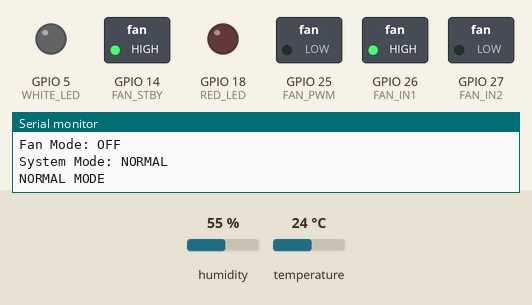
This sketch was run on a simulated ESP32. Shown: switched loads named in the sketch (green lamp = pin HIGH), output pins drawn as LEDs (lit = HIGH), the last lines printed to the serial monitor. The test bench sets the inputs (shaded band); at power-on: temperature 24 °C, humidity 55 %. WiFi joins after 1.5 s; servers stay silent unless stated.

Above: at 3.0 s.
3.1 s: temperature set to 33 °C
5.4 s: temperature set to 36 °C
At 6.9 s:
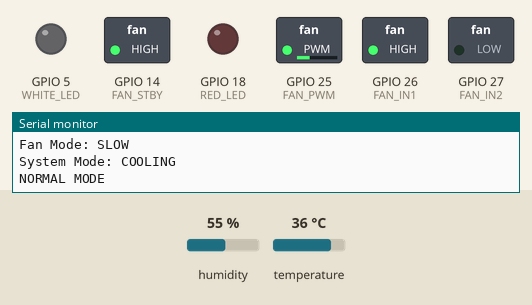
7.9 s: temperature set to 38 °C
9.7 s: temperature set to 41 °C
At 11.2 s:
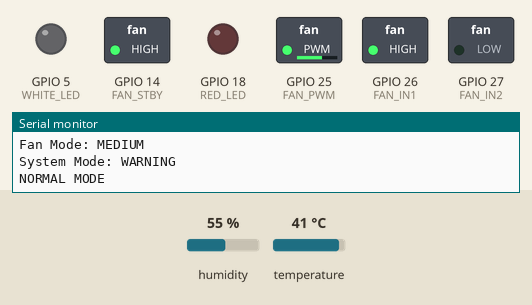
12.2 s: temperature set to 39 °C
At 13.3 s:
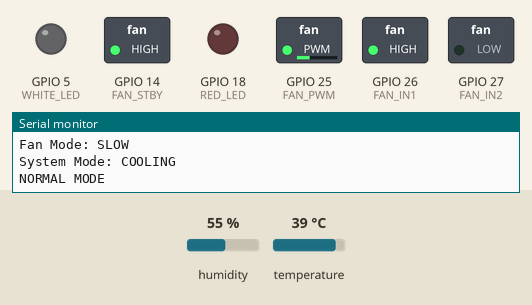
Timing chart, 0 to 15.2 s (numbered marks = the images above; inputs shaded):
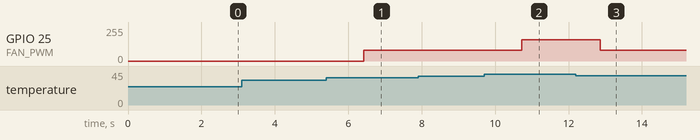

The sketch:

AI_Smart_Environment_Monitoring_System.ino
```cpp
/**
ON/OFF Motor Fan as temperature moves up and down.

| TB6612FNG | ESP32   |
| --------- | ------- |
| PWMA      | GPIO 25 |
| AIN1      | GPIO 26 |
| AIN2      | GPIO 27 |
| STBY      | GPIO 14 |
| VCC       | 3.3V    |
| GND       | GND     |

| TB6612FNG | Motor        |
| --------- | ------------ |
| A01       | Motor wire 1 |
| A02       | Motor wire 2 |

| TB6612FNG | Connection              |
| --------- | ----------------------- |
| VM        | External 9V battery +   |
| GND       | Battery - AND ESP32 GND |

| Temperature | Motor Speed        |
| ----------- | ------------------ |
| <35°C       | OFF                |
| 35–40°C     | Slow               |
| 40–45°C     | Medium             |
| >45°C       | Full Speed + Alarm |
*/

#define BLYNK_TEMPLATE_ID "TMPL33caWwBPm"
#define BLYNK_TEMPLATE_NAME "AI SMART ENVIRONMENT MONITORING SYSTEM"
#define BLYNK_AUTH_TOKEN "DcK3m_QWqS5KCupZ1gxZHhXbOn7mQ4V-"

#include <DHT.h>
#include <WiFi.h>
#include <BlynkSimpleEsp32.h>

enum class FanMode {
  Off,
  Slow,
  Medium,
  Full
};

enum class SystemMode {
  Normal,
  Cooling,
  Warning,
  Fire,
  Recovery
};

#define DHTPIN 4
#define DHTTYPE DHT11

#define RED_LED 18
#define WHITE_LED 5
#define BUZZER 19

#define BUZZER_CHANNEL 0
#define BUZZER_FREQ 2000
#define BUZZER_RESOLUTION 8

#define FAN_PWM 25
#define FAN_IN1 26
#define FAN_IN2 27
#define FAN_STBY 14

#define FAN_CHANNEL 1
#define FAN_FREQ 25000
#define FAN_RESOLUTION 8

char ssid[] = "Angel_2G";
char pass[] = "R05168$#@";

bool coolingMode = false;

unsigned long coolingStartTime = 0;

const unsigned long coolingDuration = 10000;  // 10 seconds

float maxTemp = -100;
float minTemp = 100;

FanMode currentFanMode = FanMode::Off;
SystemMode currentSystemMode = SystemMode::Normal;

unsigned long lastSensorReadTime = 0;

bool fireAlertSent = false;

DHT dht(DHTPIN, DHTTYPE);

void setup() {

  Serial.begin(115200);

  pinMode(RED_LED, OUTPUT);
  pinMode(WHITE_LED, OUTPUT);
  // pinMode(BUZZER, OUTPUT);

  dht.begin();

  ledcSetup(BUZZER_CHANNEL, BUZZER_FREQ, BUZZER_RESOLUTION);
  ledcAttachPin(BUZZER, BUZZER_CHANNEL);

  // ===== TB6612FNG MOTOR SETUP =====
  pinMode(FAN_IN1, OUTPUT);
  pinMode(FAN_IN2, OUTPUT);
  pinMode(FAN_STBY, OUTPUT);

  digitalWrite(FAN_STBY, HIGH);

  // Motor Direction
  digitalWrite(FAN_IN1, HIGH);
  digitalWrite(FAN_IN2, LOW);

  // PWM Setup
  ledcSetup(FAN_CHANNEL, FAN_FREQ, FAN_RESOLUTION);
  ledcAttachPin(FAN_PWM, FAN_CHANNEL);

  // Motor OFF initially
  setFanSpeed(0);

  Blynk.begin(BLYNK_AUTH_TOKEN, ssid, pass);

  Serial.println("Temperature Alert System Started");
}

void loop() {

  //This improves connection stability.
  Blynk.run();

  static float temperature = 0;
  static float humidity = 0;

  if (millis() - lastSensorReadTime >= 2000) {

    lastSensorReadTime = millis();

    temperature = dht.readTemperature();
    humidity = dht.readHumidity();

    if (isnan(temperature) || isnan(humidity)) {

      Serial.println("Sensor Error");
      return;
    }

    Serial.print("Temperature: ");
    Serial.print(temperature);
    Serial.print(" C  ");

    Serial.print("Humidity: ");
    Serial.print(humidity);
    Serial.println(" %");
  }

  if (temperature > maxTemp) {
    maxTemp = temperature;
  }

  if (temperature < minTemp) {
    minTemp = temperature;
  }

  // ===== SMART FAN CONTROL =====

  if (temperature < 35) {

    currentFanMode = FanMode::Off;
    currentSystemMode = SystemMode::Normal;
  } else if (temperature >= 35 && temperature < 40) {

    currentFanMode = FanMode::Slow;
    currentSystemMode = SystemMode::Cooling;
  } else if (temperature >= 40 && temperature < 45) {

    currentFanMode = FanMode::Medium;
    currentSystemMode = SystemMode::Warning;
  } else {

    currentFanMode = FanMode::Full;
    currentSystemMode = SystemMode::Fire;
  }

  // Apply fan speed
  setFanSpeed(getFanPWM(currentFanMode));

  Serial.print("Fan Mode: ");
  Serial.println(getFanModeText(currentFanMode));

  Serial.print("System Mode: ");
  Serial.println(getSystemModeText(currentSystemMode));

  // ===== BLYNK UPDATES =====
  Blynk.virtualWrite(V0, temperature);
  Blynk.virtualWrite(V1, humidity);

  Blynk.virtualWrite(V2, getSystemModeText(currentSystemMode));

  Blynk.virtualWrite(V3, maxTemp);
  Blynk.virtualWrite(V4, minTemp);

  Blynk.virtualWrite(V5, getFanPercent(currentFanMode));

  Blynk.virtualWrite(V6, currentFanMode != FanMode::Off ? 1 : 0);

  Blynk.virtualWrite(V7, currentSystemMode == SystemMode::Fire ? 1 : 0);

  // ===== FIRE MODE =====
  if (temperature >= 45) {

    if (!coolingMode) {
      coolingMode = true;
      coolingStartTime = millis();
    }

    Serial.println("FIRE ALARM MODE");

    currentSystemMode = SystemMode::Fire;

    if (!fireAlertSent) {

      Blynk.logEvent(
        "fire_alert",
        "🔥 Critical Temperature Detected!");

      fireAlertSent = true;
    }

    // ===== WEE =====

    digitalWrite(RED_LED, HIGH);
    digitalWrite(WHITE_LED, LOW);

    // Strong HIGH tone
    ledcWriteTone(BUZZER_CHANNEL, 2000);

    yield();
    delay(280);

    // FULL STOP removes humming
    ledcWriteTone(BUZZER_CHANNEL, 0);

    delay(50);

    // ===== WOO =====

    digitalWrite(RED_LED, LOW);
    digitalWrite(WHITE_LED, HIGH);

    // Strong LOW tone
    ledcWriteTone(BUZZER_CHANNEL, 1800);

    yield();
    delay(250);

    // FULL STOP
    ledcWriteTone(BUZZER_CHANNEL, 0);

    delay(20);
  }

  // ===== COOLING MODE =====
  else if (coolingMode && millis() - coolingStartTime < coolingDuration) {

    Serial.println("COOLING DOWN MODE");

    currentSystemMode = SystemMode::Recovery;

    // Slow blinking
    digitalWrite(RED_LED, HIGH);
    digitalWrite(WHITE_LED, HIGH);

    ledcWriteTone(BUZZER_CHANNEL, 700);

    yield();
    Blynk.run();
    delay(200);

    digitalWrite(RED_LED, LOW);
    digitalWrite(WHITE_LED, LOW);

    ledcWriteTone(BUZZER_CHANNEL, 0);

    yield();
    Blynk.run();
    delay(250);
  }
  // ===== NORMAL MODE =====
  else {

    coolingMode = false;
    fireAlertSent = false;

    Serial.println("NORMAL MODE");

    currentSystemMode = SystemMode::Normal;

    digitalWrite(RED_LED, LOW);
    digitalWrite(WHITE_LED, LOW);

    ledcWriteTone(BUZZER_CHANNEL, 0);

    yield();
    Blynk.run();
    delay(300);
  }
}

void setFanSpeed(int speed) {

  // speed range: 0 - 255
  ledcWrite(FAN_CHANNEL, speed);
}

int getFanPWM(FanMode mode) {

  switch (mode) {

    case FanMode::Off:
      return 0;

    case FanMode::Slow:
      return 80;

    case FanMode::Medium:
      return 160;

    case FanMode::Full:
      return 255;
  }

  return 0;
}

int getFanPercent(FanMode mode) {

  switch (mode) {

    case FanMode::Off:
      return 0;

    case FanMode::Slow:
      return 30;

    case FanMode::Medium:
      return 60;

    case FanMode::Full:
      return 100;
  }

  return 0;
}

String getFanModeText(FanMode mode) {

  switch (mode) {

    case FanMode::Off:
      return "OFF";

    case FanMode::Slow:
      return "SLOW";

    case FanMode::Medium:
      return "MEDIUM";

    case FanMode::Full:
      return "FULL";
  }

  return "UNKNOWN";
}

String getSystemModeText(SystemMode mode) {

  switch (mode) {

    case SystemMode::Normal:
      return "NORMAL";

    case SystemMode::Cooling:
      return "COOLING";

    case SystemMode::Warning:
      return "WARNING";

    case SystemMode::Fire:
      return "FIRE MODE";

    case SystemMode::Recovery:
      return "RECOVERY";
  }

  return "UNKNOWN";
}
```

Measured:
- the behaviour switches between 34 and 35 °C on temperature (found by bisection; images 0 and 1)
- the behaviour switches between 39 and 40 °C on temperature (found by bisection; images 1 and 2)
- after the input at 5.4 s, GPIO 25 (FAN_PWM): 0/255 → 80/255 after 1.0 s
- after the input at 9.7 s, GPIO 25 (FAN_PWM): 80/255 → 159/255 after 1.0 s
- after the input at 12.2 s, GPIO 25 (FAN_PWM): 159/255 → 80/255 after 0.67 s
